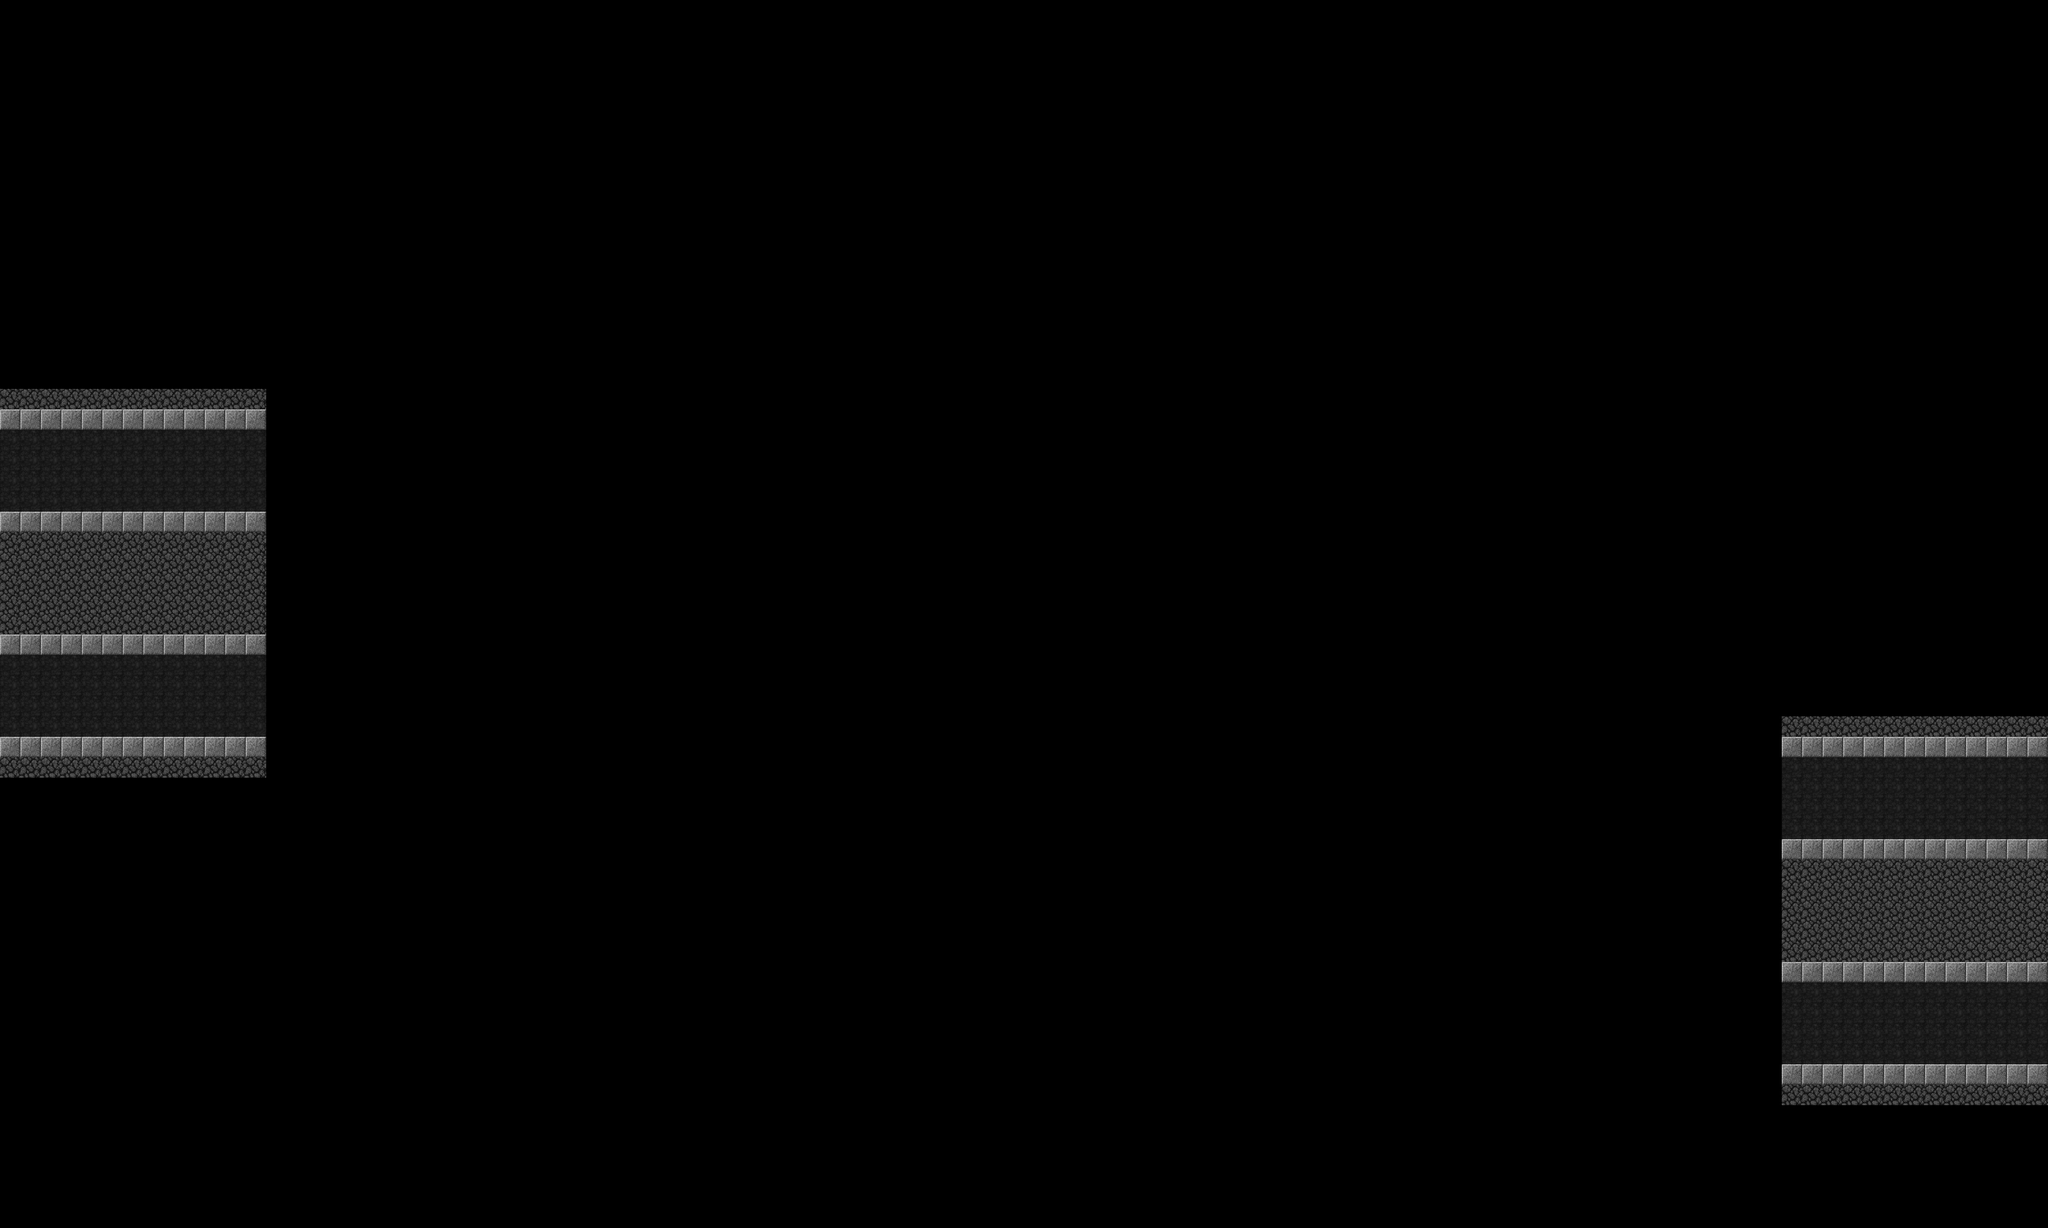

The image is a tile-based game level rendered from a .tmx file. Its description and source (layers, tilesets, objects; grid data summarised) follow:
An orthogonal 100x60 tile map with 32x32 px tiles, 1 tile layer (Base).

<map version="1.0" orientation="orthogonal" renderorder="right-down" width="100" height="60" tilewidth="32" tileheight="32" nextobjectid="1">
 <tileset firstgid="1" name="tileset_ver3" tilewidth="32" tileheight="32" tilecount="64" columns="8">
  <image source="../sprites/tileset_ver3.png" width="256" height="256" />
 </tileset>
 <layer name="Base" width="100" height="60">
  <data>[6000 cells, 494 non-empty, 3 distinct tile ids]</data>
 </layer>
</map>
